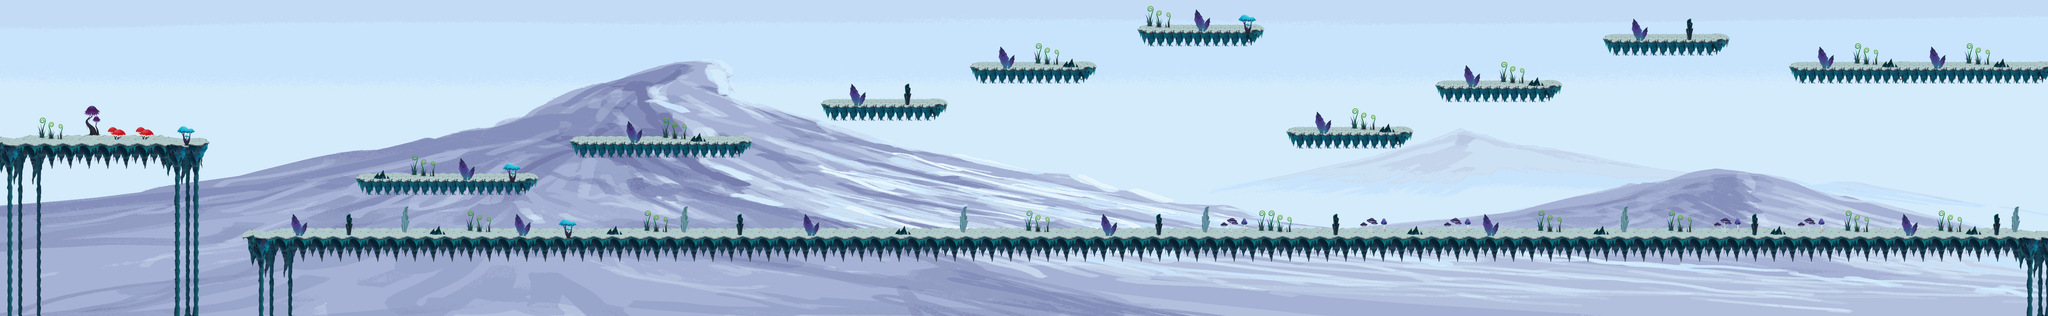

This is a level from a 2D game, rendered from its Tiled map with the project's own tilesets. A one-line summary and the map file follow, with tile-layer data summarised:
An orthogonal 220x34 tile map with 32x32 px tiles, 3 tile layers (Spike, Foreground, Objekte), 1 image layer and 65 objects (37x CoinEntity, 13x EnemyEntity, 11x Ground, mainPlayer, game.LevelEntity, ...).

<map version="1.0" orientation="orthogonal" renderorder="left-up" width="220" height="34" tilewidth="32" tileheight="32" nextobjectid="605">
 <tileset firstgid="1" name="glitch" tilewidth="32" tileheight="32">
  <image source="../img/map/glitch.png" width="1024" height="672" />
 </tileset>
 <imagelayer name="Parallax_layer1">
  <image source="../img/background/snow.png" />
 </imagelayer>
 <layer name="Spike" width="220" height="34">
  <data>[7480 cells, 0 non-empty, 0 distinct tile ids]</data>
 </layer>
 <layer name="Foreground" width="220" height="34">
  <data>[7480 cells, 1788 non-empty, 130 distinct tile ids]</data>
 </layer>
 <layer name="Objekte" width="220" height="34">
  <data>[7480 cells, 440 non-empty, 60 distinct tile ids]</data>
 </layer>
 <objectgroup name="Object">
  <properties>
   <property name="duration" value="300" />
   <property name="fade" value="#300000" />
  </properties>
  <object id="3" name="mainPlayer" x="2" y="412" width="32" height="64">
   <properties>
    <property name="image" value="gripe_run_right" />
    <property name="spritewidth" value="64" />
   </properties>
  </object>
  <object id="5" name="game.LevelEntity" x="6999.61" y="-3878.82" width="39" height="1e+06">
   <properties>
    <property name="duration" value="300" />
    <property name="fade" value="#009900" />
    <property name="to" value="9" />
   </properties>
  </object>
  <object id="19" name="SpikeEntity" x="0.9697" y="1034.33" width="7036.15" height="51" />
  <object id="178" name="CoinEntity" x="572.333" y="428.333" width="32" height="32">
   <properties>
    <property name="image" value="spinning_coin_gold" />
    <property name="spritewidth" value="32" />
   </properties>
  </object>
  <object id="246" name="CoinEntity" x="397" y="437" width="32" height="32">
   <properties>
    <property name="image" value="spinning_coin_gold" />
    <property name="spritewidth" value="32" />
   </properties>
  </object>
  <object id="448" name="CoinEntity" x="215.333" y="427.333" width="32" height="32">
   <properties>
    <property name="image" value="spinning_coin_gold" />
    <property name="spritewidth" value="32" />
   </properties>
  </object>
  <object id="460" name="CoinEntity" x="5876" y="721" width="32" height="32">
   <properties>
    <property name="image" value="spinning_coin_gold" />
    <property name="spritewidth" value="32" />
   </properties>
  </object>
  <object id="475" name="CoinEntity" x="7084" y="698.5" width="32" height="32">
   <properties>
    <property name="image" value="spinning_coin_gold" />
    <property name="spritewidth" value="32" />
   </properties>
  </object>
  <object id="474" name="CoinEntity" x="6872" y="732.5" width="32" height="32">
   <properties>
    <property name="image" value="spinning_coin_gold" />
    <property name="spritewidth" value="32" />
   </properties>
  </object>
  <object id="473" name="CoinEntity" x="5677" y="725.5" width="32" height="32">
   <properties>
    <property name="image" value="spinning_coin_gold" />
    <property name="spritewidth" value="32" />
   </properties>
  </object>
  <object id="471" name="CoinEntity" x="6630" y="724.5" width="32" height="32">
   <properties>
    <property name="image" value="spinning_coin_gold" />
    <property name="spritewidth" value="32" />
   </properties>
  </object>
  <object id="467" name="CoinEntity" x="6402" y="730.5" width="32" height="32">
   <properties>
    <property name="image" value="spinning_coin_gold" />
    <property name="spritewidth" value="32" />
   </properties>
  </object>
  <object id="462" name="CoinEntity" x="6140" y="727" width="32" height="32">
   <properties>
    <property name="image" value="spinning_coin_gold" />
    <property name="spritewidth" value="32" />
   </properties>
  </object>
  <object id="504" name="ScrollEntity" x="6813" y="159" width="32" height="32">
   <properties>
    <property name="image" value="spinning_scrolls" />
    <property name="scrollIndex" value="59" />
    <property name="spritewidth" value="32" />
    <property name="type" value="enchantment" />
   </properties>
  </object>
  <object id="534" name="CoinEntity" x="1692.59" y="528.182" width="32" height="32">
   <properties>
    <property name="image" value="spinning_coin_gold" />
    <property name="spritewidth" value="32" />
   </properties>
  </object>
  <object id="535" name="CoinEntity" x="2466.38" y="414.485" width="32" height="32">
   <properties>
    <property name="image" value="spinning_coin_gold" />
    <property name="spritewidth" value="32" />
   </properties>
  </object>
  <object id="538" name="CoinEntity" x="1294.05" y="531.576" width="32" height="32">
   <properties>
    <property name="image" value="spinning_coin_gold" />
    <property name="spritewidth" value="32" />
   </properties>
  </object>
  <object id="539" name="CoinEntity" x="1505.23" y="526.121" width="32" height="32">
   <properties>
    <property name="image" value="spinning_coin_gold" />
    <property name="spritewidth" value="32" />
   </properties>
  </object>
  <object id="540" name="CoinEntity" x="2055.99" y="411.698" width="32" height="32">
   <properties>
    <property name="image" value="spinning_coin_gold" />
    <property name="spritewidth" value="32" />
   </properties>
  </object>
  <object id="541" name="CoinEntity" x="2256.17" y="415.243" width="32" height="32">
   <properties>
    <property name="image" value="spinning_coin_gold" />
    <property name="spritewidth" value="32" />
   </properties>
  </object>
  <object id="568" name="CoinEntity" x="2909.08" y="283.697" width="32" height="32">
   <properties>
    <property name="image" value="spinning_coin_gold" />
    <property name="spritewidth" value="32" />
   </properties>
  </object>
  <object id="569" name="CoinEntity" x="3171.04" y="282.484" width="32" height="32">
   <properties>
    <property name="image" value="spinning_coin_gold" />
    <property name="spritewidth" value="32" />
   </properties>
  </object>
  <object id="570" name="CoinEntity" x="3050.56" y="275.212" width="32" height="32">
   <properties>
    <property name="image" value="spinning_coin_gold" />
    <property name="spritewidth" value="32" />
   </properties>
  </object>
  <object id="574" name="CoinEntity" x="3401.5" y="182.182" width="32" height="32">
   <properties>
    <property name="image" value="spinning_coin_gold" />
    <property name="spritewidth" value="32" />
   </properties>
  </object>
  <object id="575" name="CoinEntity" x="3663.47" y="180.969" width="32" height="32">
   <properties>
    <property name="image" value="spinning_coin_gold" />
    <property name="spritewidth" value="32" />
   </properties>
  </object>
  <object id="576" name="CoinEntity" x="3542.99" y="173.697" width="32" height="32">
   <properties>
    <property name="image" value="spinning_coin_gold" />
    <property name="spritewidth" value="32" />
   </properties>
  </object>
  <object id="577" name="CoinEntity" x="3977.26" y="24.6061" width="32" height="32">
   <properties>
    <property name="image" value="spinning_coin_gold" />
    <property name="spritewidth" value="32" />
   </properties>
  </object>
  <object id="578" name="CoinEntity" x="4239.23" y="23.3931" width="32" height="32">
   <properties>
    <property name="image" value="spinning_coin_gold" />
    <property name="spritewidth" value="32" />
   </properties>
  </object>
  <object id="579" name="CoinEntity" x="4118.75" y="16.1211" width="32" height="32">
   <properties>
    <property name="image" value="spinning_coin_gold" />
    <property name="spritewidth" value="32" />
   </properties>
  </object>
  </objectgroup>
 <objectgroup name="EnemyEntities">
  <!-- 13 objects omitted --></objectgroup>
 <objectgroup name="collision">
  <!-- 11 objects omitted --></objectgroup>
</map>
<!-- 36 of 65 objects omitted -->
